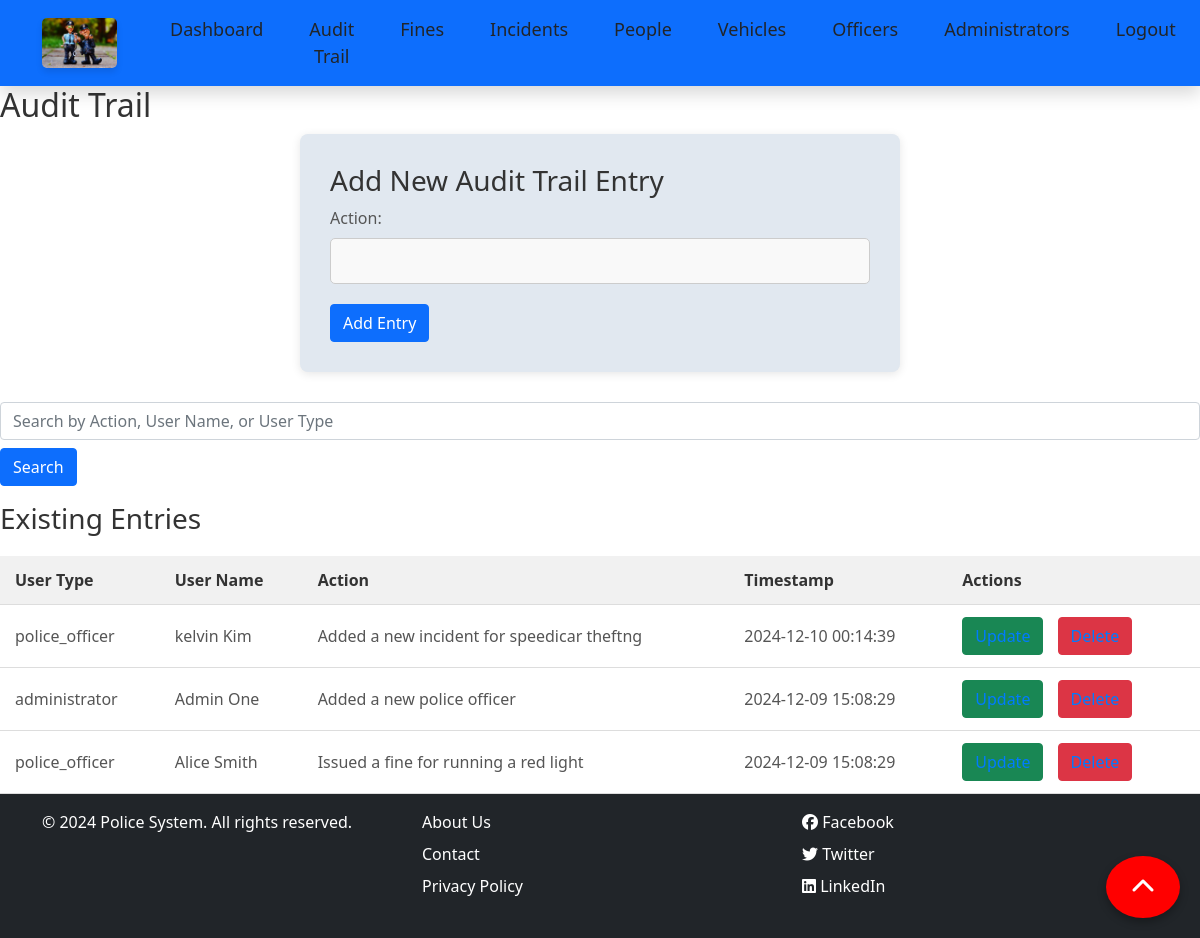
/cw2/audit_trail.php (signed in), run on the app's committed database.
### tables this page shows
CREATE TABLE `audit_trail` (
  `audit_id` int(11) NOT NULL,
  `user_type` enum('police_officer','administrator') NOT NULL,
  `user_id` int(11) NOT NULL,
  `action` varchar(255) NOT NULL,
  `action_timestamp` datetime DEFAULT current_timestamp()
);

### cw2/audit_trail.php (the view, shortened to what this page needs)
<?php
include('db.inc.php');
$search = isset($_GET['search']) ? $_GET['search'] : '';
$query = "SELECT at.audit_id, at.user_type, at.user_id, at.action, at.action_timestamp,
                 IF(at.user_type = 'police_officer', po.name, a.name) AS user_name
          FROM audit_trail at
          LEFT JOIN police_officers po ON at.user_type = 'police_officer' AND at.user_id = po.officer_id
          LEFT JOIN administrators a ON at.user_type = 'administrator' AND at.user_id = a.admin_id
          WHERE at.action LIKE ? OR
                IF(at.user_type = 'police_officer', po.name, a.name) LIKE ? OR
                at.user_type LIKE ?
          ORDER BY at.action_timestamp DESC";
$stmt = $conn->prepare($query);
$search_term = "%$search%";
$stmt->bind_param("sss", $search_term, $search_term, $search_term);
$stmt->execute();
$result = $stmt->get_result();
?>
<!DOCTYPE html>
<html lang="en">
<head>
    <link rel="stylesheet" href="../assets/css/style.css">
    <link rel="stylesheet" href="https://cdn.jsdelivr.net/npm/bootstrap@4.3.1/dist/css/bootstrap.min.css">
</head>
<body>
    <?php include('navbar.php'); ?>
    <div class="content-container">
        <h2>Audit Trail</h2>
        <div class="form-container">
            <h3><?php echo isset($audit) ? 'Edit Audit Trail Entry' : 'Add New Audit Trail Entry'; ?></h3>
            <form method="POST">
                <label for="action">Action:</label>
                <input type="text" name="action" id="action" value="<?php echo isset($audit) ? $audit['action'] : ''; ?>" required>
                <button type="submit" name="<?php echo isset($audit) ? 'update' : 'add'; ?>"  class="btn btn-primary">
                    <?php echo isset($audit) ? 'Update Entry' : 'Add Entry'; ?>
                </button>
            </form>
        </div>
        <form method="GET" class="mb-3">
            <input type="text" name="search" value="<?php echo htmlspecialchars($search); ?>" class="form-control" placeholder="Search by Action, User Name, or User Type">
            <button type="submit" class="btn btn-primary mt-2">Search</button>
        </form>
        <h3>Existing Entries</h3>
        <table class="data-table">
            <thead>
                <tr>
                    <th>User Type</th>
                    <th>User Name</th>
                    <th>Action</th>
                    <th>Timestamp</th>
                    <th>Actions</th>
                </tr>
            </thead>
            <tbody>
                <?php while ($row = $result->fetch_assoc()): ?>
                    <tr>
                        <td><?php echo htmlspecialchars($row['user_type']); ?></td>
                        <td><?php echo htmlspecialchars($row['user_name']); ?></td>
                        <td><?php echo htmlspecialchars($row['action']); ?></td>
                        <td><?php echo htmlspecialchars($row['action_timestamp']); ?></td>
                        <td>
                            <a href="audit_trail.php?id=<?php echo $row['audit_id']; ?>" class="btn btn-success">Update</a>
                            <a href="?delete=<?php echo $row['audit_id']; ?>" onclick="return confirm('Are you sure you want to delete this entry?');" class="btn btn-danger">Delete</a>
                        </td>
                    </tr>
                <?php endwhile; ?>
            </tbody>
        </table>
    </div>
    <?php include('footer.php'); ?>
</body>
</html>

### assets/css/style.css (style rules this page uses)
* { margin: 0; padding: 0; box-sizing: border-box; }
body { font-family: Arial, sans-serif; background-color: #f4f7f6; color: #333; min-height: 100vh; display: flex; flex-direction: column; justify-content: flex-start; }
h2, h3 { color: #333; margin-bottom: 20px; }
a { text-decoration: none; color: #007bff; }
.form-container { background-color: #e1e8f0; padding: 30px; border-radius: 8px; box-shadow: 0 2px 10px rgba(0, 0, 0, 0.1); margin-bottom: 30px; max-width: 600px; margin-left: auto; margin-right: auto; margin-top: 10px; }
.form-container label { display: block; margin-bottom: 8px; color: #555; }
.form-container input, .form-container select { width: 100%; padding: 10px; margin-bottom: 20px; border: 1px solid #ccc; border-radius: 5px; font-size: 16px; background-color: #f9f9f9; }
.data-table { width: 100%; border-collapse: collapse; margin-top: 20px; }
.data-table th, .data-table td { padding: 12px 15px; text-align: left; border-bottom: 1px solid #ddd; }
.data-table th { background-color: #f1f1f1; color: #333; font-weight: bold; }
.data-table td { background-color: white; color: #555; }
.data-table a { color: #007bff; margin-right: 10px; }
button { all: unset; cursor: pointer; }
input { margin: 10px; }

### data on the page
audit_trail: user_type "police_officer", user_name "kelvin Kim", action "Added a new incident for speedicar theftng", action_timestamp "2024-12-10 00:14:39"
audit_trail: user_type "administrator", user_name "Admin One", action "Added a new police officer", action_timestamp "2024-12-09 15:08:29"
audit_trail: user_type "police_officer", user_name "Alice Smith", action "Issued a fine for running a red light", action_timestamp "2024-12-09 15:08:29"
